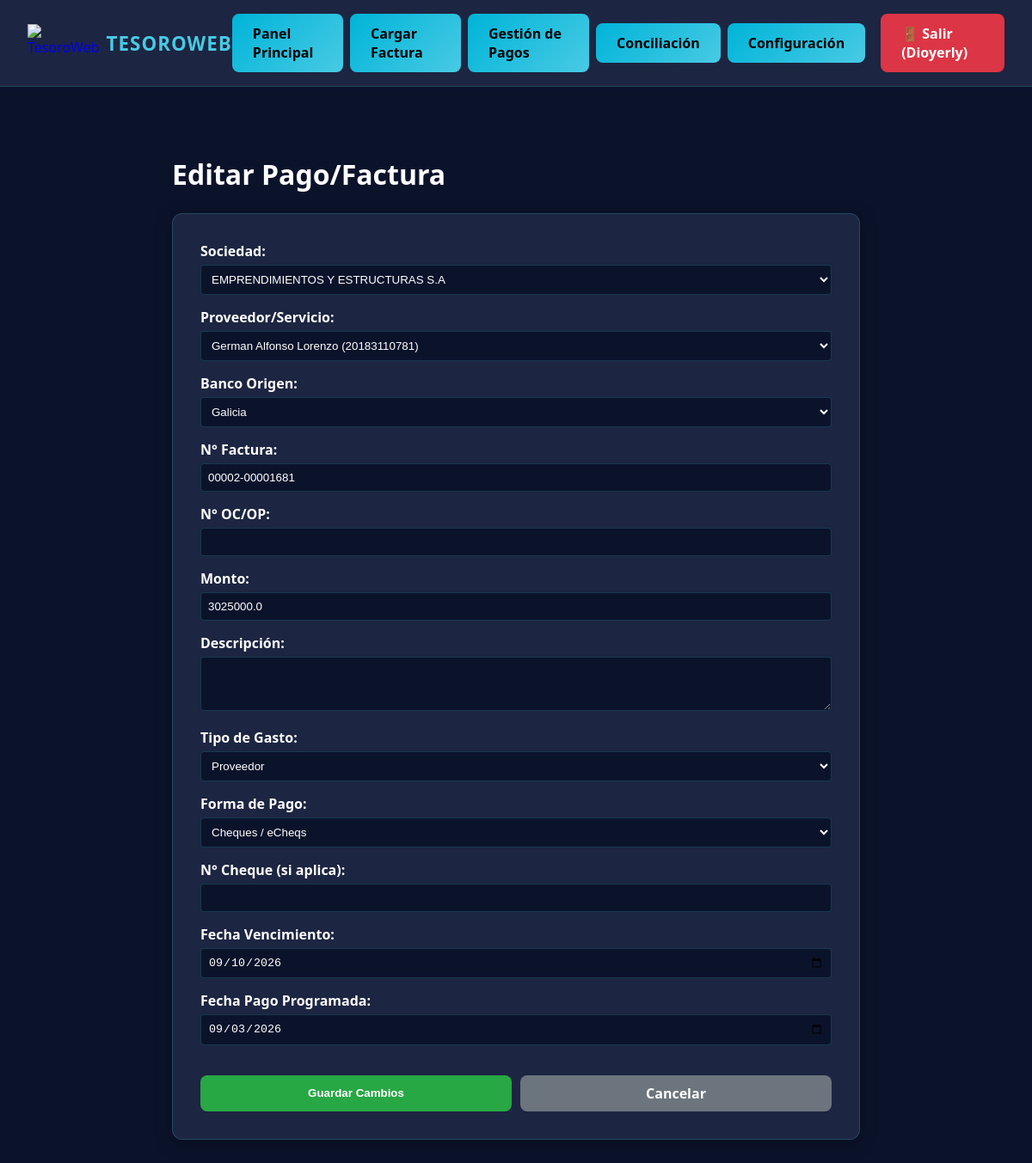
The app's page /editar_pago/26 (signed in) with its own data.
### models.py (models this page shows, shortened)
class Usuario(UserMixin, db.Model):
  id = db.Column(db.Integer, primary_key=True)
  empresa_id = db.Column(db.Integer, db.ForeignKey('empresa.id'), nullable=True)
  nombre = db.Column(db.String(100), nullable=False)
  email = db.Column(db.String(120), unique=True, nullable=False)
  password_hash = db.Column(db.String(255), nullable=False)
  cargo = db.Column(db.String(100), nullable=True)
  rol = db.Column(db.String(50), default='Operador')
  sociedades_permitidas = db.Column(db.String(255), default='*')
  activo = db.Column(db.Boolean, default=True)
  debe_cambiar_password = db.Column(db.Boolean, default=True)

class FacturaPago(db.Model):
  __tablename__ = 'factura_pago'
  __table_args__ = {'extend_existing': True}
  id = db.Column(db.Integer, primary_key=True)
  empresa_id = db.Column(
      db.Integer, db.ForeignKey('empresa.id'), nullable=False
  )
  sociedad_id = db.Column(
      db.Integer, db.ForeignKey('sociedad.id'), nullable=True
  )
  proveedor_id = db.Column(
      db.Integer, db.ForeignKey('proveedor.id'), nullable=True
  )
  banco_origen_id = db.Column(
      db.Integer, db.ForeignKey('banco_sociedad.id'), nullable=True
  )
  nro_factura = db.Column(db.String(50))
  nro_oc_op = db.Column(db.String(50), nullable=True)
  monto = db.Column(db.Float, nullable=False)
  fecha_vencimiento = db.Column(db.Date, nullable=True)
  fecha_pago_programada = db.Column(db.Date, nullable=True)
  tipo_gasto = db.Column(db.String(20), default='proveedor')
  forma_pago = db.Column(db.String(50), default='Transferencia')
  numero_cheque = db.Column(db.String(50), nullable=True)
  descripcion = db.Column(db.String(255), nullable=True)
  estado = db.Column(db.String(20), default='pendiente')

### app.py (the view, shortened to what this page needs)
@app.route('/editar_pago/<int:pago_id>', methods=['GET', 'POST'])
@login_required
def editar_pago(pago_id):
  pago = FacturaPago.query.filter_by(
      id=pago_id, empresa_id=current_user.empresa_id
  ).first_or_404()
  sociedades = Sociedad.query.filter_by(
      empresa_id=current_user.empresa_id
  ).all()
  soc_ids = [s.id for s in sociedades]
  bancos = (
      BancoSociedad.query.filter(BancoSociedad.sociedad_id.in_(soc_ids)).all()
      if soc_ids
      else []
  )
  proveedores = Proveedor.query.filter_by(
      empresa_id=current_user.empresa_id
  ).all()
  proveedor = db.session.get(Proveedor, pago.proveedor_id) if pago.proveedor_id else None
  banco = db.session.get(BancoSociedad, pago.banco_origen_id) if pago.banco_origen_id else None
  sociedad = db.session.get(Sociedad, pago.sociedad_id) if pago.sociedad_id else None
  return render_template(
      'editar_pago.html',
      pago=pago,
      proveedor=proveedor,
      banco=banco,
      sociedad=sociedad,
      sociedades=sociedades,
      bancos=bancos,
      proveedores=proveedores,
  )

### app.py (called while the page is built)
@login_manager.user_loader
def load_user(user_id):
    return db.session.get(Usuario, int(user_id))

### templates/editar_pago.html (shortened to what this page needs)
{% extends 'base.html' %}
{% block content %}
<div style="max-width: 800px; margin: 0 auto;">
    <h1 style="margin-bottom: 1.5rem;">Editar Pago/Factura</h1>
    <div class="card" style="padding: 2rem;">
        <form method="POST" style="display: flex; flex-direction: column; gap: 15px;">
            <div>
                <label style="display: block; margin-bottom: 5px; font-weight: bold;">Sociedad:</label>
                <select name="sociedad_id" required style="width: 100%; padding: 8px; border-radius: 4px; border: 1px solid var(--border-color); background: var(--bg-principal); color: white;">
                    {% for s in sociedades %}
                        <option value="{{ s.id }}" {% if sociedad and sociedad.id == s.id %}selected{% endif %}>{{ s.nombre }}</option>
                    {% endfor %}
                </select>
            </div>
            <div>
                <label style="display: block; margin-bottom: 5px; font-weight: bold;">Proveedor/Servicio:</label>
                <select name="proveedor_id" style="width: 100%; padding: 8px; border-radius: 4px; border: 1px solid var(--border-color); background: var(--bg-principal); color: white;">
                    {% for p in proveedores %}
                        <option value="{{ p.id }}" {% if proveedor and proveedor.id == p.id %}selected{% endif %}>{{ p.nombre }} ({{ p.cuit }})</option>
                    {% endfor %}
                </select>
            </div>
            <div>
                <label style="display: block; margin-bottom: 5px; font-weight: bold;">Banco Origen:</label>
                <select name="banco_origen_id" style="width: 100%; padding: 8px; border-radius: 4px; border: 1px solid var(--border-color); background: var(--bg-principal); color: white;">
                    {% for b in bancos %}
                        <option value="{{ b.id }}" {% if banco and banco.id == b.id %}selected{% endif %}>{{ b.nombre_banco }}</option>
                    {% endfor %}
                </select>
            </div>
            <div>
                <label style="display: block; margin-bottom: 5px; font-weight: bold;">N° Factura:</label>
                <input type="text" name="nro_factura" value="{{ pago.nro_factura or '' }}" style="width: 100%; padding: 8px; border-radius: 4px; border: 1px solid var(--border-color); background: var(--bg-principal); color: white; box-sizing: border-box;">
            </div>
            <div>
                <label style="display: block; margin-bottom: 5px; font-weight: bold;">N° OC/OP:</label>
                <input type="text" name="nro_oc_op" value="{{ pago.nro_oc_op or '' }}" style="width: 100%; padding: 8px; border-radius: 4px; border: 1px solid var(--border-color); background: var(--bg-principal); color: white; box-sizing: border-box;">
            </div>
            <div>
                <label style="display: block; margin-bottom: 5px; font-weight: bold;">Monto:</label>
                <input type="number" name="monto" value="{{ pago.monto or 0 }}" step="0.01" required style="width: 100%; padding: 8px; border-radius: 4px; border: 1px solid var(--border-color); background: var(--bg-principal); color: white; box-sizing: border-box;">
            </div>
            <div>
                <label style="display: block; margin-bottom: 5px; font-weight: bold;">Descripción:</label>
                <textarea name="descripcion" rows="3" style="width: 100%; padding: 8px; border-radius: 4px; border: 1px solid var(--border-color); background: var(--bg-principal); color: white; box-sizing: border-box;">{{ pago.descripcion or '' }}</textarea>
            </div>
            <div>
                <label style="display: block; margin-bottom: 5px; font-weight: bold;">Tipo de Gasto:</label>
                <select name="tipo_gasto" style="width: 100%; padding: 8px; border-radius: 4px; border: 1px solid var(--border-color); background: var(--bg-principal); color: white;">
                    <option value="proveedor" {% if pago.tipo_gasto == 'proveedor' %}selected{% endif %}>Proveedor</option>
                </select>
            </div>
            <div>
                <label style="display: block; margin-bottom: 5px; font-weight: bold;">Forma de Pago:</label>
                <select name="forma_pago" style="width: 100%; padding: 8px; border-radius: 4px; border: 1px solid var(--border-color); background: var(--bg-principal); color: white;">
                    <option value="Cheques" {% if pago.forma_pago == 'Cheques' or pago.forma_pago == 'Cheques / eCheqs' %}selected{% endif %}>Cheques / eCheqs</option>
                </select>
            </div>
            <div>
                <label style="display: block; margin-bottom: 5px; font-weight: bold;">N° Cheque (si aplica):</label>
                <input type="text" name="numero_cheque" value="{{ pago.numero_cheque or '' }}" style="width: 100%; padding: 8px; border-radius: 4px; border: 1px solid var(--border-color); background: var(--bg-principal); color: white; box-sizing: border-box;">
            </div>
            <div>
                <label style="display: block; margin-bottom: 5px; font-weight: bold;">Fecha Vencimiento:</label>
                <input type="date" name="fecha_vencimiento" value="{{ pago.fecha_vencimiento.strftime('%Y-%m-%d') if pago.fecha_vencimiento else '' }}" style="width: 100%; padding: 8px; border-radius: 4px; border: 1px solid var(--border-color); background: var(--bg-principal); color: white; box-sizing: border-box;">
            </div>
            <div>
                <label style="display: block; margin-bottom: 5px; font-weight: bold;">Fecha Pago Programada:</label>
                <input type="date" name="fecha_pago_programada" value="{{ pago.fecha_pago_programada.strftime('%Y-%m-%d') if pago.fecha_pago_programada else '' }}" style="width: 100%; padding: 8px; border-radius: 4px; border: 1px solid var(--border-color); background: var(--bg-principal); color: white; box-sizing: border-box;">
            </div>
            <div style="display: flex; gap: 10px; margin-top: 20px;">
                <button type="submit" class="btn-neon" style="background: #28a745; color: white; padding: 10px 20px; flex: 1;">Guardar Cambios</button>
                <a href="/pagos" class="btn-neon" style="background: #6c757d; color: white; padding: 10px 20px; text-decoration: none; text-align: center; flex: 1;">Cancelar</a>
            </div>
        </form>
    </div>
</div>
{% endblock %}

### templates/base.html (shortened to what this page needs)
<!DOCTYPE html>
<html lang="es">
<head>
    <link rel="stylesheet" href="{{ url_for('static', filename='css/custom.css') }}">
</head>
<body>
    <nav class="navbar">
        <a href="/" style="display: flex; align-items: center; gap: 8px; text-decoration: none; padding: 0;">
            <img src="{{ url_for('static', filename='img/tesoroweb-logo-sin-nombre.png') }}" alt="TesoroWeb" style="height: 45px; width: auto;">
            <div class="brand">TesoroWeb</div>
        </a>
        {% if current_user.is_authenticated %}
        <div style="display: flex; gap: 8px; align-items: center;">
            {% if current_user.rol == 'SuperAdmin' %}
                <a href="/admin" class="btn-neon" style="background: #ffc107; color: black;">👑 Panel Propietario</a>
            {% else %}
                <a href="/" class="btn-neon">Panel Principal</a>
                <a href="/cargar_factura" class="btn-neon">Cargar Factura</a>
                <a href="/pagos" class="btn-neon">Gestión de Pagos</a>
                <a href="/conciliacion" class="btn-neon">Conciliación</a>
                <a href="/configuracion" class="btn-neon">Configuración</a>
            {% endif %}
            <a href="/logout" class="btn-neon" style="background: #dc3545; color: white; margin-left: 10px;">🚪 Salir ({{ current_user.nombre.split()[0] }})</a>
        </div>
        {% endif %}
    </nav>
    <div class="container">
        {% block content %}{% endblock %}
    </div>
</body>
</html>

### static/css/custom.css (style rules this page uses)
:root { --bg-principal: #0b132b; --bg-card: #1c2541; --neon-blue: #00b4d8; --neon-cyan: #48cae4; --text-main: #ffffff; --text-muted: #a0aec0; --border-color: rgba(72, 202, 228, 0.2); }
body { background-color: var(--bg-principal); color: var(--text-main); font-family: 'Segoe UI', Tahoma, Geneva, Verdana, sans-serif; margin: 0; padding: 0; }
.navbar { background-color: var(--bg-card); border-bottom: 1px solid var(--border-color); padding: 1rem 2rem; display: flex; justify-content: space-between; align-items: center; }
.brand { font-size: 1.4rem; font-weight: bold; color: var(--neon-cyan); text-transform: uppercase; letter-spacing: 1px; }
.container { max-width: 1500px; margin: 5rem auto; padding: 0 1rem; }
.card { background-color: var(--bg-card); border: 1px solid var(--border-color); border-radius: 12px; padding: 1.5rem; box-shadow: 0 4px 20px rgba(0, 0, 0, 0.3); }
.btn-neon { background: linear-gradient(135deg, var(--neon-blue), var(--neon-cyan)); color: #000; font-weight: bold; padding: 0.75rem 1.5rem; border: none; border-radius: 8px; cursor: pointer; text-decoration: none; display: inline-block; transition: all 0.3s ease; }

### records on screen
Usuario: nombre "Dioyerly"
FacturaPago: nro_factura "00002-00001681", monto "3025000.0", tipo_gasto "Proveedor", forma_pago "Cheques / eCheqs", fecha_vencimiento "09/10/2026", fecha_pago_programada "09/03/2026"

### other values on screen
form field sociedad_id "EMPRENDIMIENTOS Y ESTRUCTURAS S.A"
form field proveedor_id "German Alfonso Lorenzo (20183110781)"
form field banco_origen_id "Galicia"
